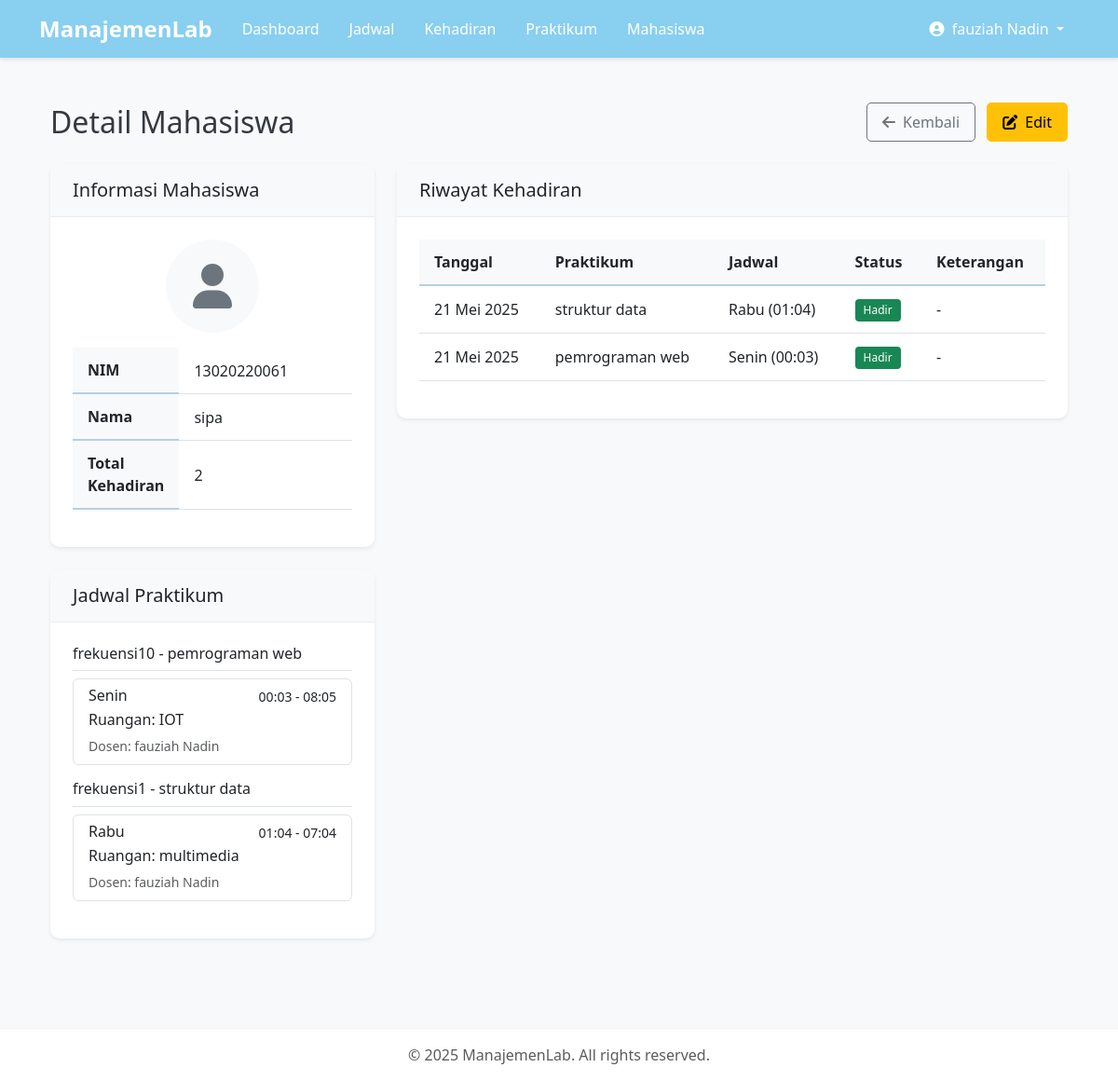
The page /labApp/mahasiswa/7/detail/ (signed in) on the database its author committed.
### labApp/models.py (models this page shows, shortened)
class User(AbstractUser):
    ROLE_CHOICES = (
        ('dosen', 'Dosen'),
        ('asisten', 'Asisten'),
    )
    role = models.CharField(max_length=10, choices=ROLE_CHOICES)
    def is_dosen(self):
        return self.role == 'dosen'
    def is_asisten(self):
        return self.role == 'asisten'

class Mahasiswa(models.Model):
    nama = models.CharField(max_length=100)
    nim = models.CharField(max_length=20, unique=True)
    angkatan = models.CharField(max_length=10, default='2024')
    jadwal = models.ManyToManyField(Jadwal, blank=True, related_name='mahasiswa_set')
    dosen = models.ForeignKey(
        User,
        on_delete=models.CASCADE,
        related_name='mahasiswa_dosen',
        limit_choices_to={'role': 'dosen'},
        null=True,  # Allow null temporarily for migration
        blank=True  # Allow blank temporarily for migration
    )
    class Meta:
        ordering = ['nim']

class Kehadiran(models.Model):
    jadwal = models.ForeignKey(Jadwal, on_delete=models.CASCADE)
    mahasiswa = models.ForeignKey(Mahasiswa, on_delete=models.CASCADE)
    tanggal = models.DateField(default=timezone.now)
    hadir = models.BooleanField(default=False)
    keterangan = models.TextField(blank=True, null=True)
    class Meta:
        unique_together = ['jadwal', 'mahasiswa', 'tanggal']
        ordering = ['tanggal', 'jadwal']

class Praktikum(models.Model):
    nama = models.CharField(max_length=100)
    kode = models.CharField(max_length=20)
    deskripsi = models.TextField(blank=True, null=True)
    tanggal = models.DateTimeField(auto_now_add=True)
    dosen = models.ForeignKey(User, on_delete=models.CASCADE, related_name='praktikum_dosen', limit_choices_to={'role': 'dosen'})
    def __str__(self):
        return f"{self.kode} - {self.nama}"
    class Meta:
        ordering = ['nama']
        verbose_name_plural = 'Praktikum'

class Jadwal(models.Model):
    HARI_CHOICES = (
        ('senin', 'Senin'),
        ('selasa', 'Selasa'),
        ('rabu', 'Rabu'),
        ('kamis', 'Kamis'),
        ('jumat', 'Jumat'),
        ('sabtu', 'Sabtu'),
    )
    RUANGAN_CHOICES = (
        ('IoT', 'IoT'),
        ('Start Up', 'Start Up'),
        ('Multimedia', 'Multimedia'),
        ('Microcontroller', 'Microcontroller'),
        ('Computer Vision', 'Computer Vision'),
        ('Networking', 'Networking'),
        ('Data Science', 'Data Science'),
    )
    praktikum = models.ForeignKey(Praktikum, on_delete=models.CASCADE)
    hari = models.CharField(max_length=10, choices=HARI_CHOICES)
    waktu_mulai = models.TimeField()
    waktu_selesai = models.TimeField()
    ruangan = models.CharField(max_length=50, choices=RUANGAN_CHOICES)
    dosen = models.ForeignKey(User, on_delete=models.CASCADE, related_name='jadwal_dosen', limit_choices_to={'role': 'dosen'})
    asisten = models.ManyToManyField(User, related_name='jadwal_asisten', limit_choices_to={'role': 'asisten'})
    class Meta:
        ordering = ['hari', 'waktu_mulai']

### labApp/views.py (the view)
# urls.py: path('mahasiswa/<int:pk>/detail/', views.mahasiswa_detail, name='mahasiswa_detail'),
@login_required
def mahasiswa_detail(request, pk):
    if not request.user.is_dosen():
        messages.error(request, 'Anda tidak memiliki izin untuk melihat detail mahasiswa.')
        return redirect('dashboard')
    mahasiswa = get_object_or_404(Mahasiswa, pk=pk, dosen=request.user)
    kehadiran_list = Kehadiran.objects.filter(mahasiswa=mahasiswa).order_by('-tanggal')
    context = {
        'mahasiswa': mahasiswa,
        'kehadiran_list': kehadiran_list,
    }
    return render(request, 'dosen/mahasiswa_detail.html', context)

### labApp/templates/dosen/mahasiswa_detail.html (shortened to what this page needs)
{% extends 'labApp/base.html' %}
{% block content %}
<div class="container py-4">
    <div class="d-flex justify-content-between align-items-center mb-4">
        <h2 class="mb-0">Detail Mahasiswa</h2>
        <div>
            <a href="{% url 'labApp:mahasiswa_list' %}" class="btn btn-outline-secondary me-2">
                <i class="fas fa-arrow-left me-1"></i> Kembali
            </a>
            <a href="{% url 'labApp:mahasiswa_update' mahasiswa.id %}" class="btn btn-warning">
                <i class="fas fa-edit me-1"></i> Edit
            </a>
        </div>
    </div>
    <div class="row">
        <div class="col-md-4">
            <div class="card shadow-sm mb-4">
                <div class="card-header bg-light">
                    <h5 class="mb-0">Informasi Mahasiswa</h5>
                </div>
                <div class="card-body">
                    <div class="mb-3 text-center">
                        <div class="d-inline-flex align-items-center justify-content-center bg-light rounded-circle" style="width: 100px; height: 100px;">
                            <i class="fas fa-user fa-3x text-secondary"></i>
                        </div>
                    </div>
                    <table class="table">
                        <tr>
                            <th style="width: 30%;">NIM</th>
                            <td>{{ mahasiswa.nim }}</td>
                        </tr>
                        <tr>
                            <th>Nama</th>
                            <td>{{ mahasiswa.nama }}</td>
                        </tr>
                        <tr>
                            <th>Total Kehadiran</th>
                            <td>{{ mahasiswa.kehadiran_set.all|length }}</td>
                        </tr>
                    </table>
                </div>
            </div>
            <div class="card shadow-sm mb-4">
                <div class="card-header bg-light">
                    <h5 class="mb-0">Jadwal Praktikum</h5>
                </div>
                <div class="card-body">
                    {% if mahasiswa.jadwal.all %}
                        {% regroup mahasiswa.jadwal.all|dictsort:"praktikum.nama" by praktikum as praktikum_list %}
                        {% for praktikum_group in praktikum_list %}
                            <div class="mb-3">
                                <h6 class="border-bottom pb-2">{{ praktikum_group.grouper }}</h6>
                                <div class="list-group">
                                    {% for jadwal in praktikum_group.list %}
                                        <div class="list-group-item list-group-item-action">
                                            <div class="d-flex w-100 justify-content-between">
                                                <h6 class="mb-1">{{ jadwal.get_hari_display }}</h6>
                                                <small>{{ jadwal.waktu_mulai|time:"H:i" }} - {{ jadwal.waktu_selesai|time:"H:i" }}</small>
                                            </div>
                                            <p class="mb-1">Ruangan: {{ jadwal.ruangan }}</p>
                                            <small class="text-muted">
                                                Dosen: {{ jadwal.dosen.get_full_name|default:jadwal.dosen.username }}
                                            </small>
                                        </div>
                                    {% endfor %}
                                </div>
                            </div>
                        {% endfor %}
                    {% else %}
                        <div class="alert alert-info mb-0">
                            <i class="fas fa-info-circle me-2"></i> Mahasiswa ini belum terdaftar di jadwal praktikum manapun.
                        </div>
                    {% endif %}
                </div>
            </div>
        </div>
        <div class="col-md-8">
            <div class="card shadow-sm">
                <div class="card-header bg-light">
                    <h5 class="mb-0">Riwayat Kehadiran</h5>
                </div>
                <div class="card-body">
                    {% if kehadiran_list %}
                        <div class="table-responsive">
                            <table class="table table-hover">
                                <thead>
                                    <tr>
                                        <th>Tanggal</th>
                                        <th>Praktikum</th>
                                        <th>Jadwal</th>
                                        <th>Status</th>
                                        <th>Keterangan</th>
                                    </tr>
                                </thead>
                                <tbody>
                                    {% for kehadiran in kehadiran_list %}
                                    <tr>
                                        <td>{{ kehadiran.tanggal }}</td>
                                        <td>{{ kehadiran.jadwal.praktikum.nama }}</td>
                                        <td>{{ kehadiran.jadwal.get_hari_display }} ({{ kehadiran.jadwal.waktu_mulai|time:"H:i" }})</td>
                                        <td>
                                            {% if kehadiran.hadir %}
                                                <span class="badge bg-success">Hadir</span>
                                            {% else %}
                                                <span class="badge bg-danger">Tidak Hadir</span>
                                            {% endif %}
                                        </td>
                                        <td>{{ kehadiran.keterangan|default:"-" }}</td>
                                    </tr>
                                    {% endfor %}
                                </tbody>
                            </table>
                        </div>
                    {% else %}
                        <div class="alert alert-info mb-0">
                            <i class="fas fa-info-circle me-2"></i> Belum ada data kehadiran untuk mahasiswa ini.
                        </div>
                    {% endif %}
                </div>
            </div>
        </div>
    </div>
</div>
{% endblock %}

### labApp/templates/labApp/base.html (shortened to what this page needs)
<!DOCTYPE html>
<html lang="id">
<head>
    <link href="https://cdn.jsdelivr.net/npm/bootstrap@5.3.0/dist/css/bootstrap.min.css" rel="stylesheet">
    <link rel="stylesheet" href="https://cdnjs.cloudflare.com/ajax/libs/font-awesome/6.0.0/css/all.min.css">
    <link rel="stylesheet" href="/static/css/style.css">
</head>
<body>
    {% if user.is_authenticated %}
    <nav class="navbar navbar-expand-lg navbar-dark">
        <div class="container">
            <a class="navbar-brand" href="{% url 'labApp:dashboard' %}">ManajemenLab</a>
            <div class="collapse navbar-collapse" id="navbarNav">
                <ul class="navbar-nav me-auto">
                    <li class="nav-item">
                        <a class="nav-link" href="{% url 'labApp:dashboard' %}">Dashboard</a>
                    </li>
                    <li class="nav-item">
                        <a class="nav-link" href="{% url 'labApp:jadwal_list' %}">Jadwal</a>
                    </li>
                    <li class="nav-item">
                        <a class="nav-link" href="{% url 'labApp:kehadiran_list' %}">Kehadiran</a>
                    </li>
                    {% if user.is_dosen %}
                    <li class="nav-item">
                        <a class="nav-link" href="{% url 'labApp:praktikum_list' %}">Praktikum</a>
                    </li>
                    <li class="nav-item">
                        <a class="nav-link" href="{% url 'labApp:mahasiswa_list' %}">Mahasiswa</a>
                    </li>
                    {% endif %}
                </ul>
                <ul class="navbar-nav">
                    <li class="nav-item dropdown">
                        <a class="nav-link dropdown-toggle" href="#" id="navbarDropdown" role="button" data-bs-toggle="dropdown">
                            <i class="fas fa-user-circle me-1"></i> {{ user.get_full_name|default:user.username }}
                        </a>
                    </li>
                </ul>
            </div>
        </div>
    </nav>
    {% endif %}
    <div class="container mt-4">
        {% block content %}{% endblock %}
    </div>
    <footer class="footer mt-5 py-3">
        <div class="container text-center">
            <span class="text-muted">© {% now "Y" %} ManajemenLab. All rights reserved.</span>
        </div>
    </footer>
</body>
</html>

### labApp/static/css/style.css (style rules this page uses)
:root { --color-gray: #6c757d; --color-baby-blue: #89CFF0; --color-light-blue: #B6D0E2; --color-white: #ffffff; --color-light-gray: #f8f9fa; --color-dark-gray: #343a40; }
body { font-family: 'Segoe UI', Tahoma, Geneva, Verdana, sans-serif; background-color: var(--color-light-gray); color: var(--color-dark-gray); min-height: 100vh; display: flex; flex-direction: column; }
.navbar { background-color: var(--color-baby-blue); box-shadow: 0 2px 4px rgba(0, 0, 0, 0.1); }
.navbar-brand { font-weight: 700; font-size: 1.5rem; }
.navbar-dark .navbar-nav .nav-link { color: var(--color-white); font-weight: 500; padding: 0.5rem 1rem; transition: all 0.3s ease; }
.card { border: none; border-radius: 10px; box-shadow: 0 4px 6px rgba(0, 0, 0, 0.05); transition: transform 0.3s ease, box-shadow 0.3s ease; }
.card-header { background-color: var(--color-white); border-bottom: 1px solid rgba(0, 0, 0, 0.05); border-top-left-radius: 10px !important; border-top-right-radius: 10px !important; padding: 1rem 1.5rem; }
.card-body { padding: 1.5rem; }
.btn { border-radius: 5px; font-weight: 500; padding: 0.5rem 1rem; transition: all 0.3s ease; }
.table { border-collapse: separate; border-spacing: 0; }
.table th { background-color: var(--color-light-gray); border-bottom: 2px solid var(--color-light-blue); font-weight: 600; }
.table td, .table th { padding: 0.75rem 1rem; vertical-align: middle; }
.badge { font-weight: 500; padding: 0.5em 0.75em; border-radius: 4px; }
.footer { margin-top: auto; background-color: var(--color-white); border-top: 1px solid rgba(0, 0, 0, 0.05); padding: 1rem 0; }

### rows shown on the page
User: get_full_name "fauziah Nadin"
Mahasiswa: nim "13020220061", nama "sipa", kehadiran_set.all|length "2"
Praktikum: grouper "frekuensi10 - pemrograman web"
Jadwal: hari "Senin", waktu_mulai "00:03", waktu_selesai "08:05", ruangan "IOT", dosen.get_full_name "fauziah Nadin"
Praktikum: grouper "frekuensi1 - struktur data"
Jadwal: hari "Rabu", waktu_mulai "01:04", waktu_selesai "07:04", ruangan "multimedia", dosen.get_full_name "fauziah Nadin"
Kehadiran: tanggal "21 Mei 2025", jadwal.praktikum.nama "struktur data", jadwal.hari "Rabu", jadwal.waktu_mulai "01:04", hadir "Hadir", keterangan "-"
Kehadiran: tanggal "21 Mei 2025", jadwal.praktikum.nama "pemrograman web", jadwal.hari "Senin", jadwal.waktu_mulai "00:03", hadir "Hadir", keterangan "-"
